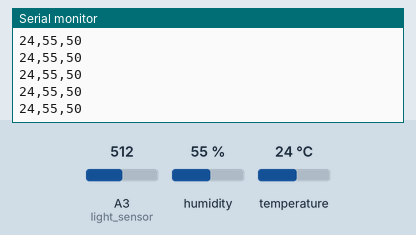
The sketch below on a simulated Arduino Uno, built with avr-gcc and run on an emulated ATmega328P. On the bench: the last lines printed to the serial monitor. The inputs (shaded band) are chosen by the test bench; at power-on: humidity 55 %, A3 (light_sensor) = 512, temperature 24 °C.

Above: at 1.2 s.
1.3 s: humidity set to 22 %
At 1.49 s:
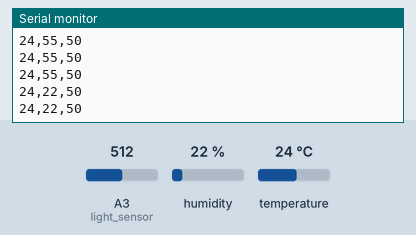
2.8 s: A3 (light_sensor) set to 716
At 2.87 s:
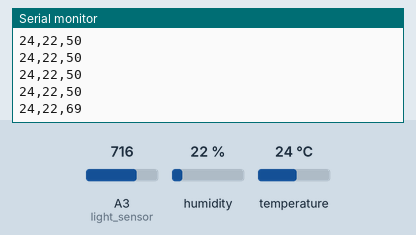
4.3 s: temperature set to 12 °C
At 4.35 s:
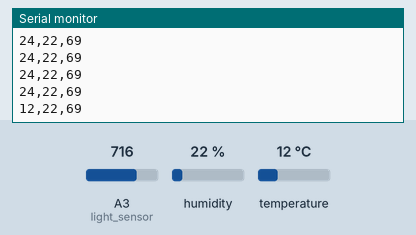
5.8 s: A3 (light_sensor) set to 900
At 5.83 s:
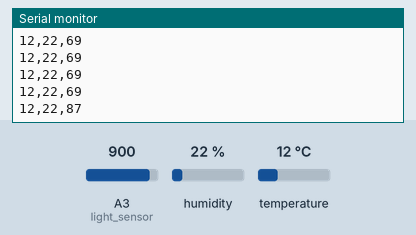
7.3 s: humidity set to 40 %
At 7.31 s:
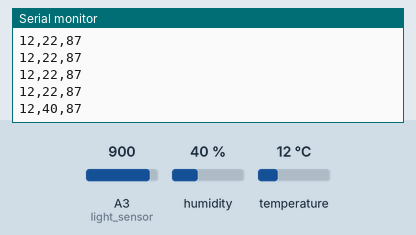
Timing chart, 0 to 9.8 s (numbered marks = the images above; inputs shaded):
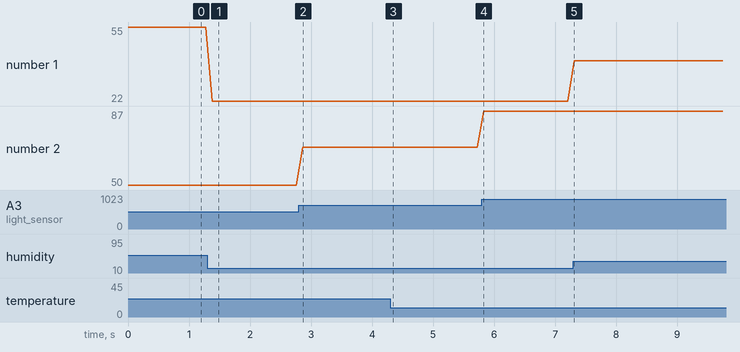

Measured:
- after the input at 1.3 s, the serial monitor: prints a new line after 0.08 s (image 1)
- after the input at 2.8 s, the serial monitor: prints a new line after 0.06 s (image 2)
- after the input at 4.3 s, the serial monitor: prints a new line after 0.05 s (image 3)
- after the input at 5.8 s, the serial monitor: prints a new line at once (image 4)
- after the input at 7.3 s, the serial monitor: prints a new line at once (image 5)
- plotted number 1: 55 → 22 after the input at 1.3 s, 22 → 40 after the input at 7.3 s
- plotted number 2: 50 → 69 after the input at 2.8 s, 69 → 87 after the input at 5.8 s

The sketch:

subway_install_final.ino
```cpp
#include "Arduino_SensorKit.h"

int temp;
int humid;
int light_sensor = A3;

int sensors[3];

void setup() {
  Serial.begin(9600);
  Environment.begin();

}

void loop() {

  temp = (Environment.readTemperature());
  sensors[0] = temp;

  humid = (Environment.readHumidity());
  sensors[1] = humid;

  int raw_light = analogRead(light_sensor);
int light = map(raw_light, 0, 1023, 0, 100);

sensors[2] = light;

for (int thisSensor = 0; thisSensor < 3; thisSensor++){
  int sensorValue = sensors[thisSensor];

Serial.print(sensorValue);
if (thisSensor == 2) {
  Serial.println();
} else {
  Serial.print(",");
}
}
delay (100);
}
```
